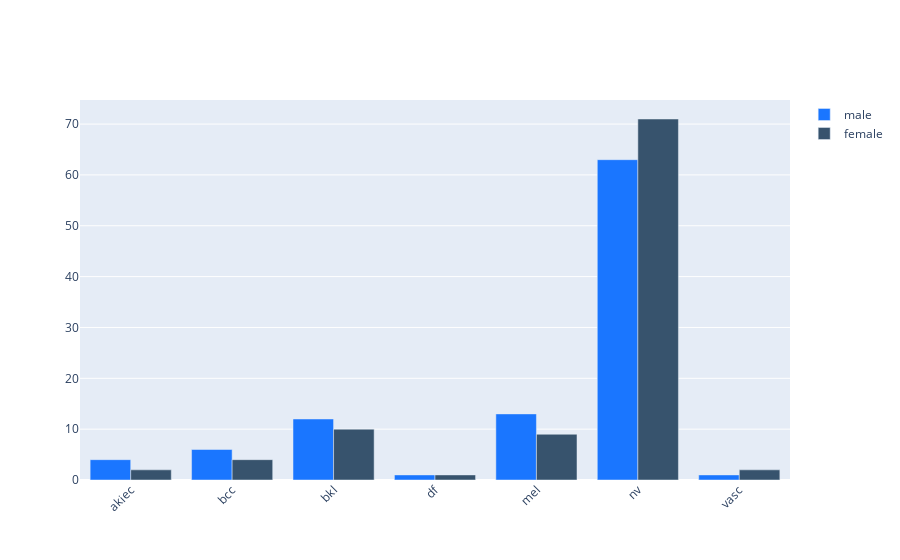

Write notebook code for a chart like this one.
### Code cell
fig = go.Figure()
fig.add_trace(go.Bar(
    x=diagnose,
    y=[4, 6, 12, 1,13, 63, 1],
    name='male',
    marker_color='rgb(26, 118, 255)'
))
fig.add_trace(go.Bar(
    x=diagnose,
    y=[2, 4, 10, 1, 9, 71, 2],
    name='female',
    marker_color='rgb(55, 83, 109)'
))

# Here we modify the tickangle of the xaxis, resulting in rotated labels.
fig.update_layout(barmode='group', xaxis_tickangle=-45)
fig.show()

### Figure 1 — Plotly figure (JSON) as saved in the notebook; plotly's stock layout.template omitted (floating-point values rounded to 4 significant figures)
{"data": [{"marker": {"color": "rgb(26, 118, 255)"}, "name": "male", "type": "bar", "x": ["akiec", "bcc", "bkl", "df", "mel", "nv", "vasc"], "y": [4, 6, 12, 1, 13, 63, 1]}, {"marker": {"color": "rgb(55, 83, 109)"}, "name": "female", "type": "bar", "x": ["akiec", "bcc", "bkl", "df", "mel", "nv", "vasc"], "y": [2, 4, 10, 1, 9, 71, 2]}], "layout": {"barmode": "group", "xaxis": {"tickangle": -45}}}
